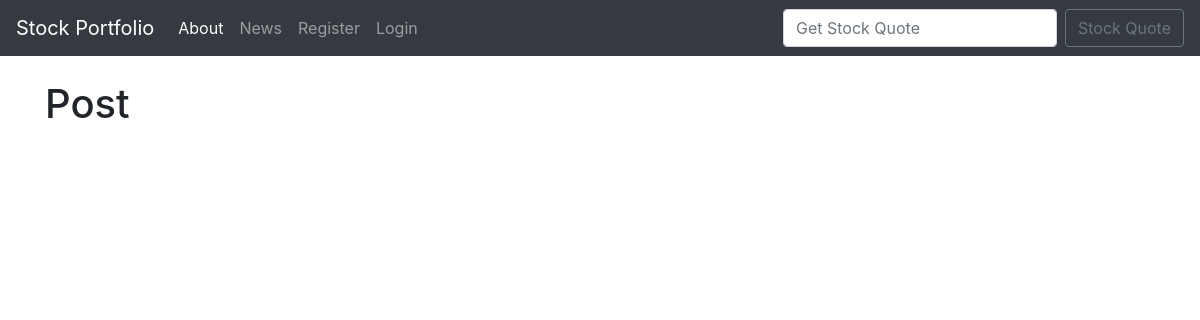
/, run on an earlier commit of the app's database.
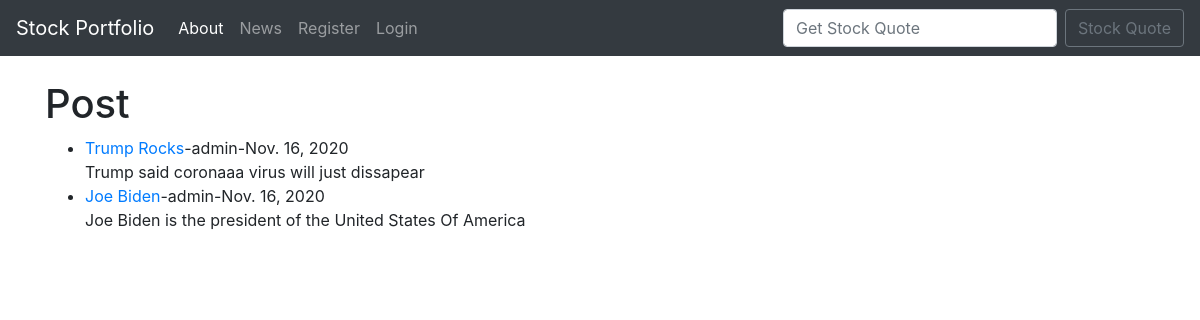
And on a later commit of the database.
### blog/models.py (models this page shows, shortened)
class Post(models.Model):
    title = models.CharField(max_length=255)
    author = models.ForeignKey(User, on_delete=models.CASCADE)
    body = models.TextField()
    post_date = models.DateField(auto_now_add=True)

### blog/views.py (the view)
# urls.py: path('', HomeView.as_view(), name='home'),
class HomeView(ListView):
    model = Post
    template_name = 'home.html'
    ordering = ['-post_date']

### blog/templates/home.html (shortened to what this page needs)
{% extends 'base.html' %}
{% block content %}
<h1>Post</h1>
<ul>
    {% for post in object_list %}
        <li> <a href="{% url 'article-detail' post.pk %}">{{ post.title }}</a>-{{ post.author }}-{{post.post_date}}<br/>
        {{ post.body }}</li>
    {% endfor %}
</ul>
{% endblock %}

### blog/templates/base.html (shortened to what this page needs)
<!doctype html>
<html lang="en">
  <head>
    <link rel="stylesheet" href="https://stackpath.bootstrapcdn.com/bootstrap/4.3.1/css/bootstrap.min.css">
  </head>
  <body>
    <nav class="navbar navbar-expand-lg navbar-dark bg-dark">
        <a class="navbar-brand" href="{% url 'home' %}">Stock Portfolio</a>
        <div class="collapse navbar-collapse" id="navbarSupportedContent">
          <ul class="navbar-nav mr-auto">
            <li class="nav-item active">
              <a class="nav-link" href="{% url 'about' %}">About<span class="sr-only">(current)</span></a>
            </li>
            <li class="nav-item">
              <a class="nav-link" href="#">News</a>
            </li>
            {% if user.is_authenticated%}
              <li class="nav-item">
                <a class="nav-link" href="{% url 'dashboard' %}">Dashboard</a>
              </li>
              <li class="nav-item">
                <a class="nav-link" href="{% url 'add_post'%}">Add Post</a>
              </li>
              <li class="nav-item">
                <a class="nav-link" href="{% url 'logout'%}">Logout</a>
              </li>
            {% else %}
              <li class="nav-item">
                <a class="nav-link" href="{% url 'register'%}">Register</a>
              </li>
              <li class="nav-item">
                <a class="nav-link" href="{% url 'login'%}">Login</a>
              </li>
            {% endif %}
          </ul>
          <form action="{% url 'home' %}" class="form-inline my-2 my-lg-0" method='POST'>
            <input class="form-control mr-sm-2" type="search" placeholder="Get Stock Quote" aria-label="Search" name="ticker">
            <button class="btn btn-outline-secondary my-2 my-sm-0" type="submit">Stock Quote</button>
          </form>
        </div>
      </nav>
    <div class="container">
        <br/>
        {% block content %}
        {% endblock %}
    </div>
  </body>
</html>

What changed in the data, as far as the page shows it:
added Post: title "Trump Rocks", author "admin", post_date "Nov. 16, 2020", body "Trump said coronaaa virus will just dissapear"
added Post: title "Joe Biden", author "admin", post_date "Nov. 16, 2020", body "Joe Biden is the president of the United States Of America"
